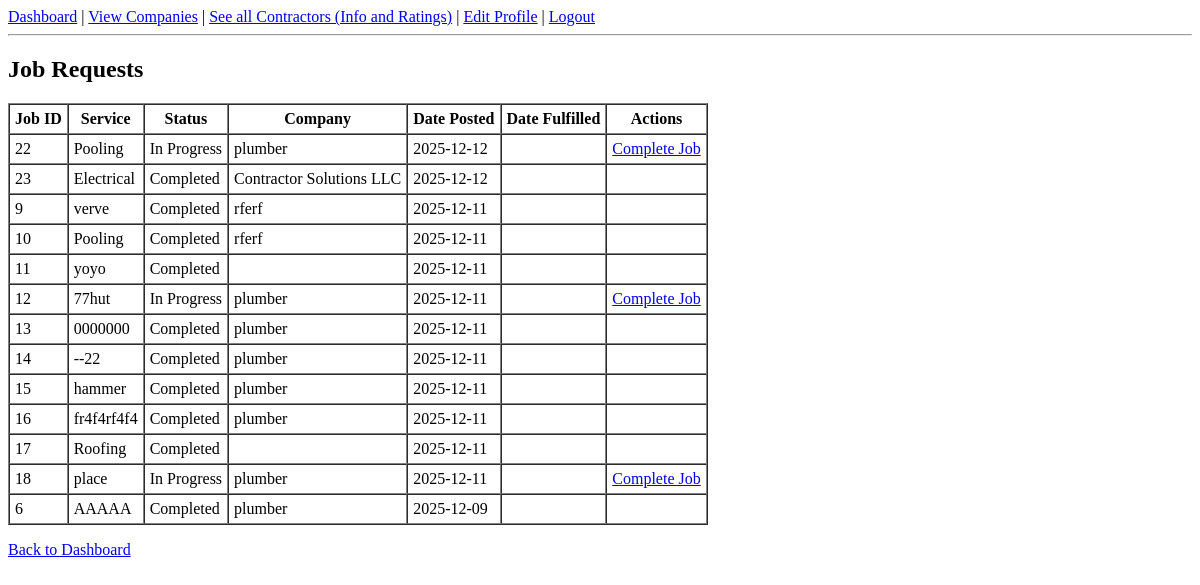
The app's page /jobrequests (signed in), older data.
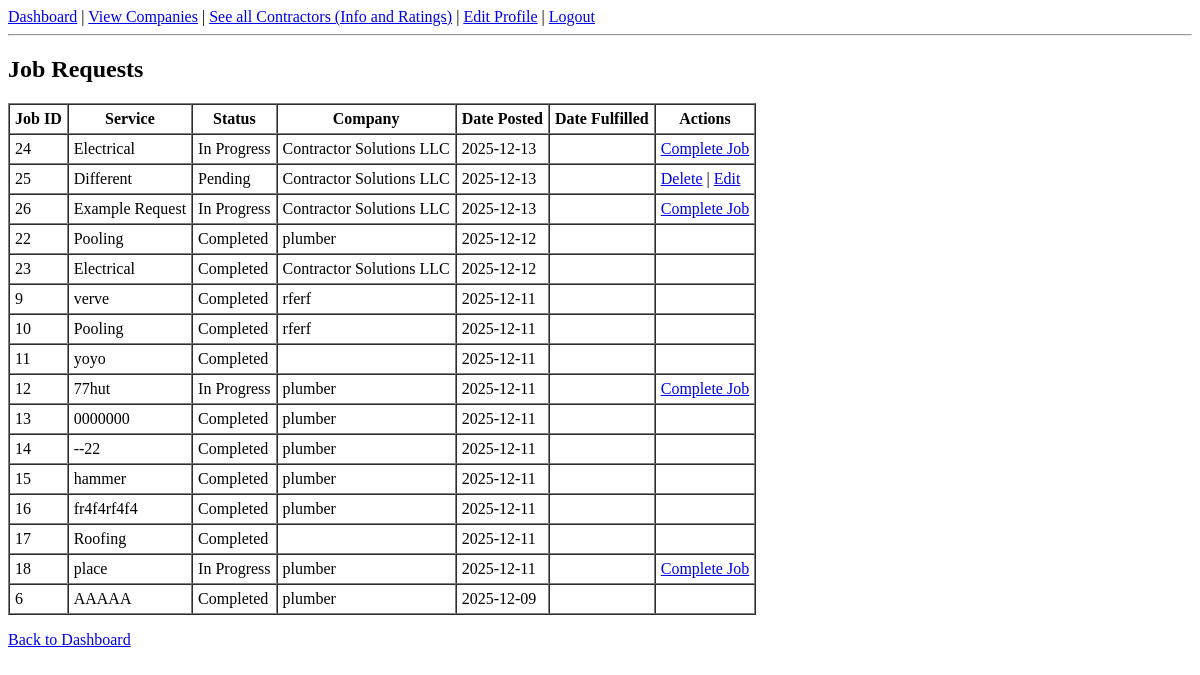
The same page, newer data.
### tables this page shows
CREATE TABLE Job_Request (
        jobID INTEGER PRIMARY KEY AUTOINCREMENT,
        clientID INTEGER NOT NULL,
        contractorID INTEGER,
        companyID INTEGER,
        service TEXT,
        status TEXT CHECK(status IN ('Pending', 'In Progress', 'Completed', 'Cancelled')) DEFAULT 'Pending',
        date_posted DATE NOT NULL,
        date_fulfilled DATE, client_approval TEXT CHECK(client_approval IN ('Pending','Approved','Denied')) DEFAULT 'Pending',
        FOREIGN KEY(clientID) REFERENCES Client(clientID),
        FOREIGN KEY(contractorID) REFERENCES Contractor(contractorID),
        FOREIGN KEY(companyID) REFERENCES Company(companyID)
    );

CREATE TABLE Company (
            companyID INTEGER PRIMARY KEY AUTOINCREMENT,
            name TEXT NOT NULL,
            serviceType TEXT,
            location TEXT
        );

### app.py (the view)
@app.route("/jobrequests")
def view_jobrequests():
    if "user_id" not in session:
        return redirect("/login")
    if session.get("role") != "client":
        return "Only clients can view their job requests", 403
    conn = get_db()
    cur = conn.cursor()
    cur.execute("SELECT clientID FROM Client WHERE userID=?", (session["user_id"],))
    client_row = cur.fetchone()
    if not client_row:
        return "Client profile not found", 400
    client_id = client_row["clientID"]
    cur.execute("""
        SELECT jr.*, c.name AS companyName
        FROM Job_Request jr
        LEFT JOIN Company c ON jr.companyID = c.companyID
        WHERE jr.clientID=?
        ORDER BY jr.date_posted DESC
    """, (client_id,))
    jobrequests = cur.fetchall()
    conn.close()
    return render_template("view_jobrequests.html", jobrequests=jobrequests, role="client")

### app.py (called while the page is built)
def get_db():
    conn = sqlite3.connect(DB_FILE)
    conn.row_factory = sqlite3.Row
    return conn

### templates/view_jobrequests.html
{% extends "base.html" %}
{% block content %}
<h2>Job Requests</h2>
<table border="1" cellpadding="5" cellspacing="0">
<tr>
    <th>Job ID</th>
    <th>Service</th>
    <th>Status</th>
    <th>Company</th>
    <th>Date Posted</th>
    <th>Date Fulfilled</th>
    {% if role == "client" %}<th>Actions</th>{% endif %}
</tr>
{% for j in jobrequests %}
<tr>
    <td>{{ j.jobID }}</td>
    <td>{{ j.service }}</td>
    <td>{{ j.status }}</td>
    <td>{{ j.companyName or '' }}</td>
    <td>{{ j.date_posted }}</td>
    <td>{{ j.date_fulfilled or '' }}</td>
    {% if role == "client" %}
    <td>
        {% if j.status == "Pending" %}
            <a href="{{ url_for('delete_jobrequest', job_id=j.jobID) }}">Delete</a> |
            <a href="{{ url_for('edit_jobrequest', job_id=j.jobID) }}">Edit</a>
        {% elif j.status == "In Progress" %}
            <a href="{{ url_for('complete_job', job_id=j.jobID) }}">Complete Job</a>
        {% endif %}
    </td>
    {% endif %}
</tr>
{% endfor %}
</table>
<p><a href="{{ url_for('client_dashboard') }}">Back to Dashboard</a></p>
{% endblock %}

Row changes from the older to the newer data that the page shows:
added Job_Request: jobID "24", service "Electrical", status "In Progress", name "Contractor Solutions LLC", date_posted "2025-12-13"
added Job_Request: jobID "25", service "Different", status "Pending", name "Contractor Solutions LLC", date_posted "2025-12-13"
added Job_Request: jobID "26", service "Example Request", status "In Progress", name "Contractor Solutions LLC", date_posted "2025-12-13"
changed Job_Request id 22: status "In Progress" → "Completed"; no longer shows "Complete Job"
